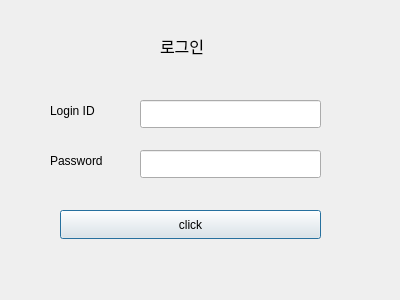
<?xml version="1.0" encoding="UTF-8"?>
<ui version="4.0">
 <class>LoginDialog</class>
 <widget class="QDialog" name="LoginDialog">
  <property name="geometry">
   <rect>
    <x>0</x>
    <y>0</y>
    <width>400</width>
    <height>300</height>
   </rect>
  </property>
  <property name="windowTitle">
   <string>Dialog</string>
  </property>
  <widget class="QLabel" name="label">
   <property name="geometry">
    <rect>
     <x>160</x>
     <y>30</y>
     <width>101</width>
     <height>31</height>
    </rect>
   </property>
   <property name="font">
    <font>
     <pointsize>12</pointsize>
    </font>
   </property>
   <property name="text">
    <string>로그인</string>
   </property>
  </widget>
  <widget class="QLabel" name="label_2">
   <property name="geometry">
    <rect>
     <x>50</x>
     <y>100</y>
     <width>71</width>
     <height>21</height>
    </rect>
   </property>
   <property name="text">
    <string>Login ID</string>
   </property>
  </widget>
  <widget class="QLabel" name="label_3">
   <property name="geometry">
    <rect>
     <x>50</x>
     <y>150</y>
     <width>81</width>
     <height>21</height>
    </rect>
   </property>
   <property name="text">
    <string>Password</string>
   </property>
  </widget>
  <widget class="QLineEdit" name="id_line_edit">
   <property name="geometry">
    <rect>
     <x>140</x>
     <y>100</y>
     <width>181</width>
     <height>28</height>
    </rect>
   </property>
  </widget>
  <widget class="QLineEdit" name="pw_line_edit">
   <property name="geometry">
    <rect>
     <x>140</x>
     <y>150</y>
     <width>181</width>
     <height>28</height>
    </rect>
   </property>
  </widget>
  <widget class="QPushButton" name="login_button">
   <property name="geometry">
    <rect>
     <x>60</x>
     <y>210</y>
     <width>261</width>
     <height>29</height>
    </rect>
   </property>
   <property name="text">
    <string>click</string>
   </property>
  </widget>
 </widget>
 <resources/>
 <connections/>
</ui>
